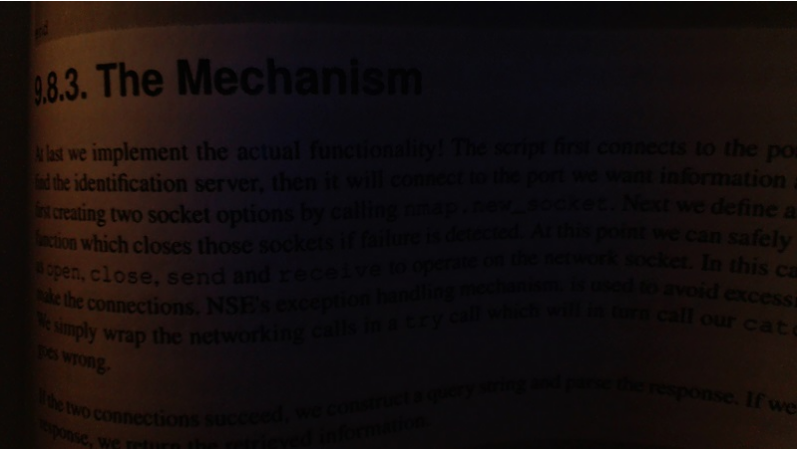
#> input picture Task 2/Open CV/6-1-bookpage.png, 798 x 451 px
$ python 6-Thresholding.py
#> lines starting #> are read from the running program, lines starting #| are printed output that depends on the picture; after the words box and inside, x2 and y2 are one past the last pixel; in counts of white or black regions, pixels touching at a corner belong together
import cv2
import numpy as np

img = cv2.imread('6-1-bookpage.png')
#> img is the input picture: shape (451, 798, 3); mean B, G, R 14.7, 14.8, 21.5
retval, threshold = cv2.threshold(img, 12, 255, cv2.THRESH_BINARY)
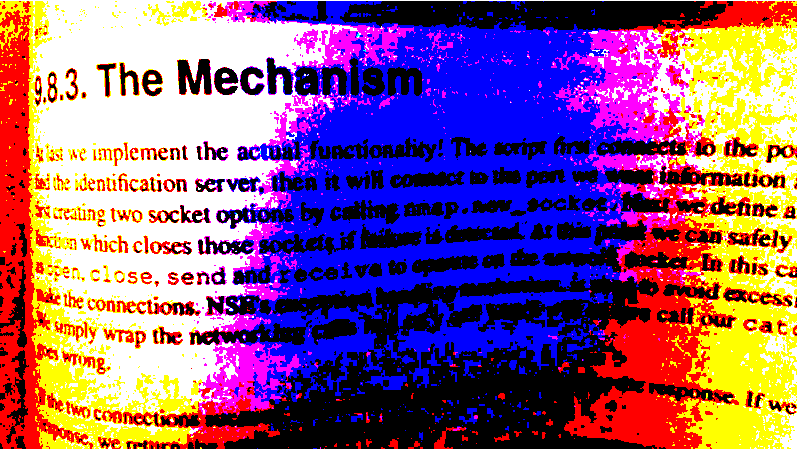
#> threshold: shape (451, 798, 3); mean B, G, R 130, 89.6, 138.2

grayscaled = cv2.cvtColor(img, cv2.COLOR_BGR2GRAY)
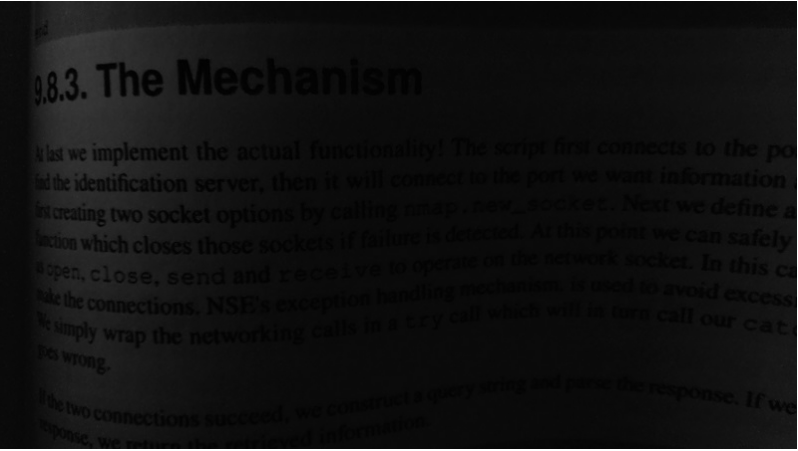
#> grayscaled: shape (451, 798); min 1, max 255, mean 16.8
# Gaussian Adaptive Threshold method.
retval2, threshold2 = cv2.threshold(grayscaled, 12, 255, cv2.THRESH_BINARY)
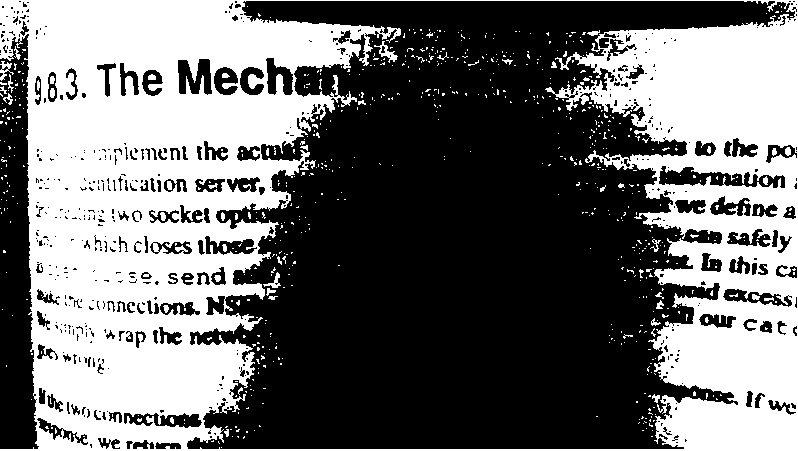
#> threshold2: shape (451, 798); 43.6% white; 702 white regions (656 under 20 px), largest, box (x1, y1, x2, y2) and area: (0, 0, 798, 451) 152733, (374, 41, 398, 63) 155, (0, 61, 14, 81) 109
gaus = cv2.adaptiveThreshold(grayscaled, 255, cv2.ADAPTIVE_THRESH_GAUSSIAN_C, cv2.THRESH_BINARY, 155, 1)
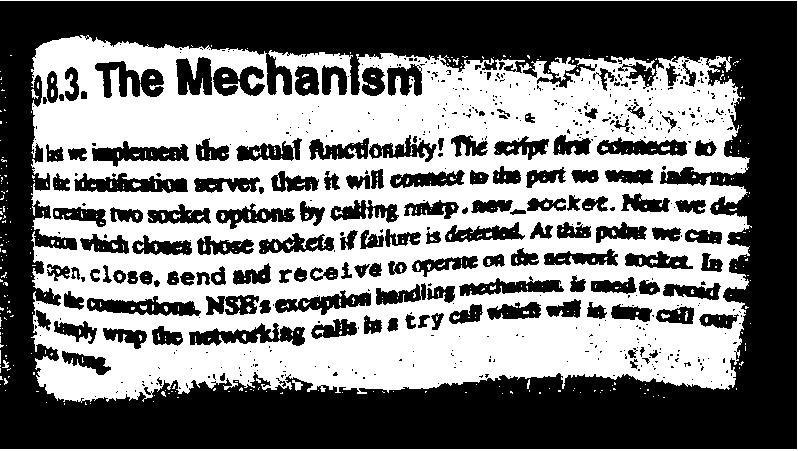
#> gaus: shape (451, 798); 48.9% white; 560 white regions (512 under 20 px), largest, box (x1, y1, x2, y2) and area: (31, 35, 752, 403) 169330, (0, 0, 798, 451) 2842, (549, 57, 576, 81) 299
retval2, otsu = cv2.threshold(grayscaled, 125, 255, cv2.THRESH_BINARY+cv2.THRESH_OTSU)
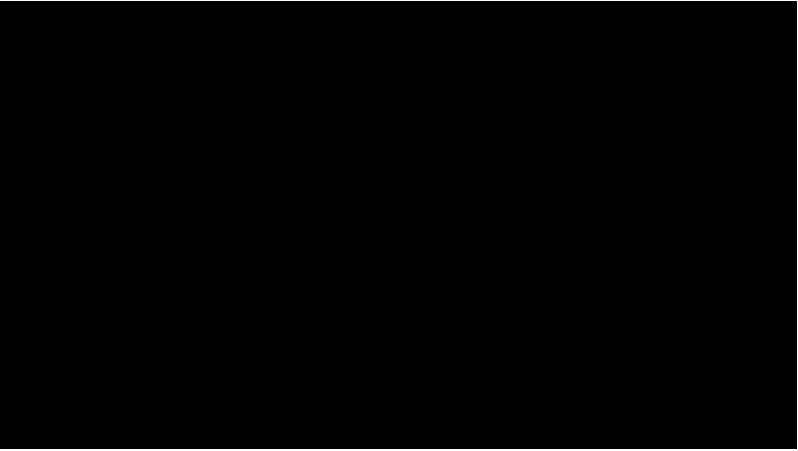
#> otsu: shape (451, 798); 0.79% white; 1 white region, box (x1, y1, x2, y2) and area: (0, 0, 798, 451) 2842
#> retval2 = 61

cv2.imshow('original', img)
cv2.imshow('threshold', threshold)
cv2.imshow('threshold2', threshold2)
cv2.imshow('gaus', gaus)
cv2.imshow('otsu', otsu)
cv2.waitKey(0)
cv2.destroyAllWindows()
